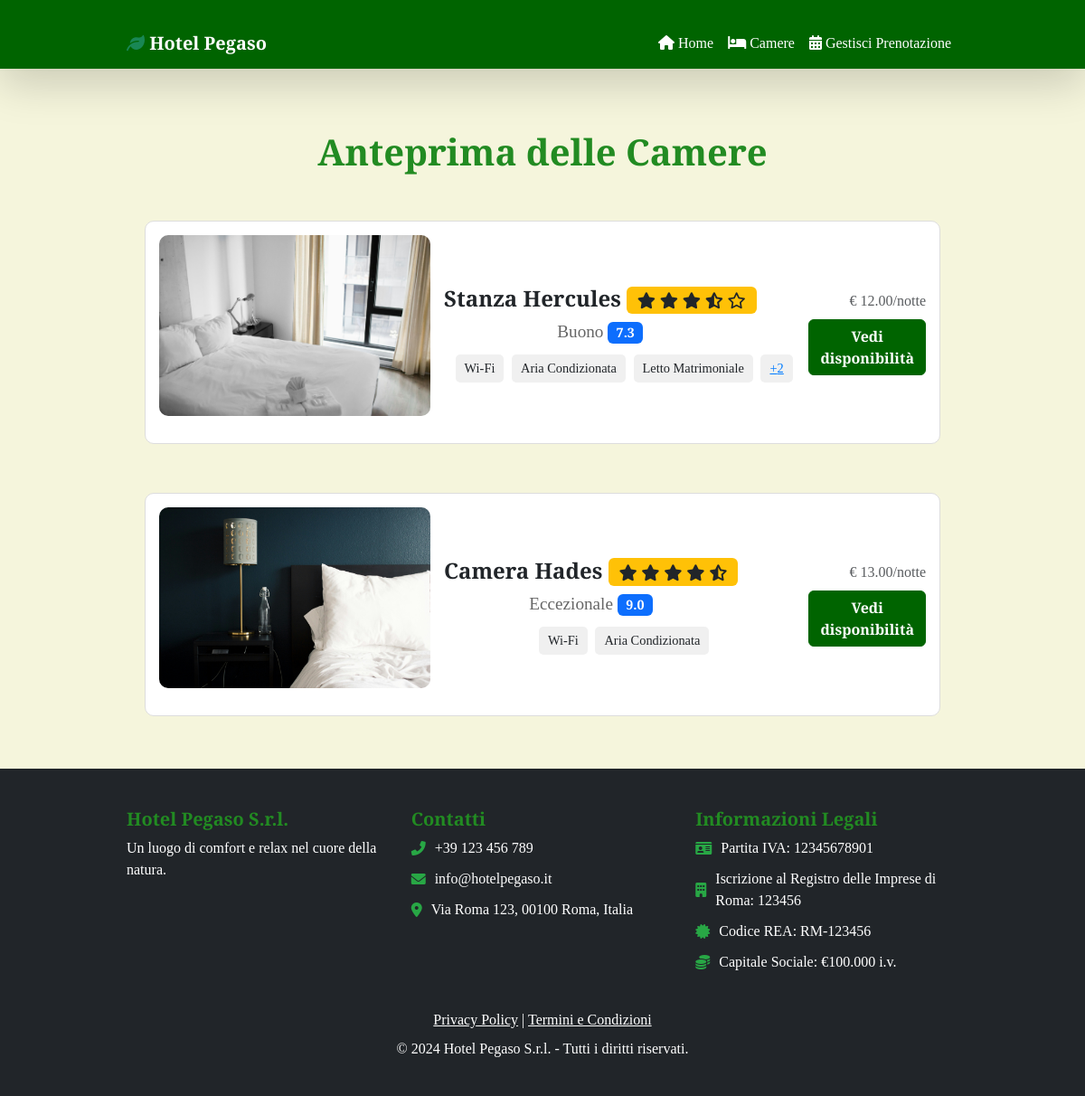
/rooms/, run on the app's committed database.
### booking/models.py (models this page shows, shortened)
class Room(models.Model):
    name = models.CharField(max_length=100)
    description = models.TextField()
    services = models.ManyToManyField(Tag, related_name='rooms')
    image = models.ImageField(upload_to='rooms/', default='rooms/default_image.jpg')
    price_per_night = models.DecimalField(max_digits=6, decimal_places=2)
    rating = models.DecimalField(max_digits=3, decimal_places=1, default=0.0)  # Valutazione da 0 a 10
    def get_absolute_url(self):
        return reverse('room_detail', args=[str(self.id)])
    def get_star_rating(self):
        full_stars = int(self.rating // 2)
        half_star = int((self.rating % 2) >= 1)
        empty_stars = 5 - (full_stars + half_star)
        return ['full'] * full_stars + ['half'] * half_star + ['empty'] * empty_stars
    def get_rating_text(self):
        if self.rating >= 9:
            return "Eccezionale"
        elif self.rating >= 8:
            return "Ottimo"
        elif self.rating >= 7:
            return "Buono"
        elif self.rating >= 6:
            return "Discreto"
        elif self.rating >= 5:
            return "Sufficiente"
        else:
            return "Scarso"

class Tag(models.Model):
    name = models.CharField(max_length=50)

### booking/views.py (the view)
# urls.py: path('rooms/', views.room_list, name='rooms'),
def room_list(request):
    rooms = Room.objects.all()
    return render(request, 'rooms.html', {'rooms': rooms})

### booking/templates/rooms.html (shortened to what this page needs)
{% load static %}
<!DOCTYPE html>
<html lang="it">
<head>
    <link rel="stylesheet" href="{% static 'css/style.css' %}">
    <link href="https://cdn.jsdelivr.net/npm/bootstrap@5.3.0/dist/css/bootstrap.min.css" rel="stylesheet">
    <link rel="stylesheet" href="https://cdnjs.cloudflare.com/ajax/libs/font-awesome/6.0.0-beta3/css/all.min.css">
    <link rel="stylesheet" href="{% static 'css/style.css' %}">
    <link rel="stylesheet" href="{% static 'css/room_cards.css' %}">
</head>
<body>
    {% include './navbar.html' %}
    <div class="container mt-5">
        <h1 class="text-center">Anteprima delle Camere</h1>
        <div class="row">
            {% for room in rooms %}
            <div class="col-md-12">
                <div class="container mt-4">
                    <div class="hotel-card">
                        <img src="{{ room.image.url }}" alt="{{ room.name }}" class="hotel-image">
                        <div class="hotel-details">
                            <div class="d-flex justify-content-between">
                                <div>
                                    <div class="hotel-name">
                                        {{ room.name }}
                                        <span class="badge bg-warning text-dark">
                                            {% for star in room.get_star_rating %}
                                            {% if star == 'full' %}
                                            <i class="fas fa-star"></i>
                                            {% elif star == 'half' %}
                                            <i class="fas fa-star-half-alt"></i>
                                            {% else %}
                                            <i class="far fa-star"></i>
                                            {% endif %}
                                            {% endfor %}
                                        </span>
                                    </div>
                                    <div class="hotel-rating">{{ room.get_rating_text }}
                                        <span class="badge bg-primary">{{ room.rating }}</span>
                                    </div>
                                </div>
                            </div>
                            <div class="hotel-services">
                                {% for tag in room.services.all|slice:":3" %}
                                <span>{{ tag.name }}</span>
                                {% endfor %}
                                {% if room.services.count > 3 %}
                                {% with extra_tags=room.services.count|add:"-3" %}
                                <span class="show-more" onclick="toggleTags(this)">+{{ extra_tags }}</span>
                                {% endwith %}
                                {% endif %}
                            </div>
                        </div>
                        <div class="text-end">
                            <div class="text-muted">€ {{ room.price_per_night }}/notte</div>
                            <div class="booking-button mt-2">
                                <a href="{{ room.get_absolute_url }}" class="btn btn-primary">Vedi disponibilità</a>
                            </div>
                        </div>
                    </div>
                </div>
            </div>
            {% endfor %}
        </div>
    </div>
    {% include 'footer.html' %}
</body>
</html>

### booking/static/css/style.css (style rules this page uses)
body { font-family: 'Playfair Display', serif; background-color: #f5f5dc; }
h1, h2, h3, h4, h5, h6 { font-family: 'Playfair Display', serif; font-weight: 700; color: #228B22 !important; }
.container { max-width: 960px; margin: 0 auto; padding: 20px; }
.btn-primary { font-family: 'Playfair Display', serif; font-weight: 700; background-color: #006400 !important; border-color: #006400 !important; transition: background-color 0.3s ease, transform 0.3s ease; }

### booking/static/css/room_cards.css (style rules this page uses)
.hotel-card { background-color: #ffffff; border: 1px solid #ddd; border-radius: 10px; overflow: hidden; display: flex; align-items: center; padding: 15px; margin-bottom: 10px; flex-direction: column; }
.hotel-image { max-width: 100%; height: auto; margin-bottom: 15px; border-radius: 10px; }
.hotel-details { flex-grow: 1; width: 100%; text-align: center; }
.hotel-name { font-size: 1.5rem; font-weight: bold; margin-bottom: 5px; }
.hotel-rating { font-size: 1.2rem; color: #666; }
.hotel-services { margin-top: 10px; font-size: 0.9rem; }
.hotel-services span { background-color: #f0f0f0; border-radius: 5px; padding: 5px 10px; margin-right: 5px; display: inline-block; }
.booking-button { text-align: right; }
.show-more { cursor: pointer; color: #007bff; text-decoration: underline; }
@media (min-width: 768px) { .hotel-card { flex-direction: row; text-align: left; } }
@media (min-width: 768px) { .hotel-image { max-width: 300px; margin-right: 15px; } }
@media (min-width: 768px) { .hotel-details { width: calc(100% - 300px); } }
.container, .row { margin-bottom: 0; padding-bottom: 0; }

### booking/templates/rooms.html (style rules this page uses)
.show-more { cursor: pointer; color: #007bff; text-decoration: underline; }

### data on the page
Room: image (picture), name "Stanza Hercules", get_rating_text "Buono", rating "7.3", services "2", price_per_night "12.00"
Tag: name "Wi-Fi"
Tag: name "Aria Condizionata"
Tag: name "Letto Matrimoniale"
Room: image (picture), name "Camera Hades", get_rating_text "Eccezionale", rating "9.0", price_per_night "13.00"
